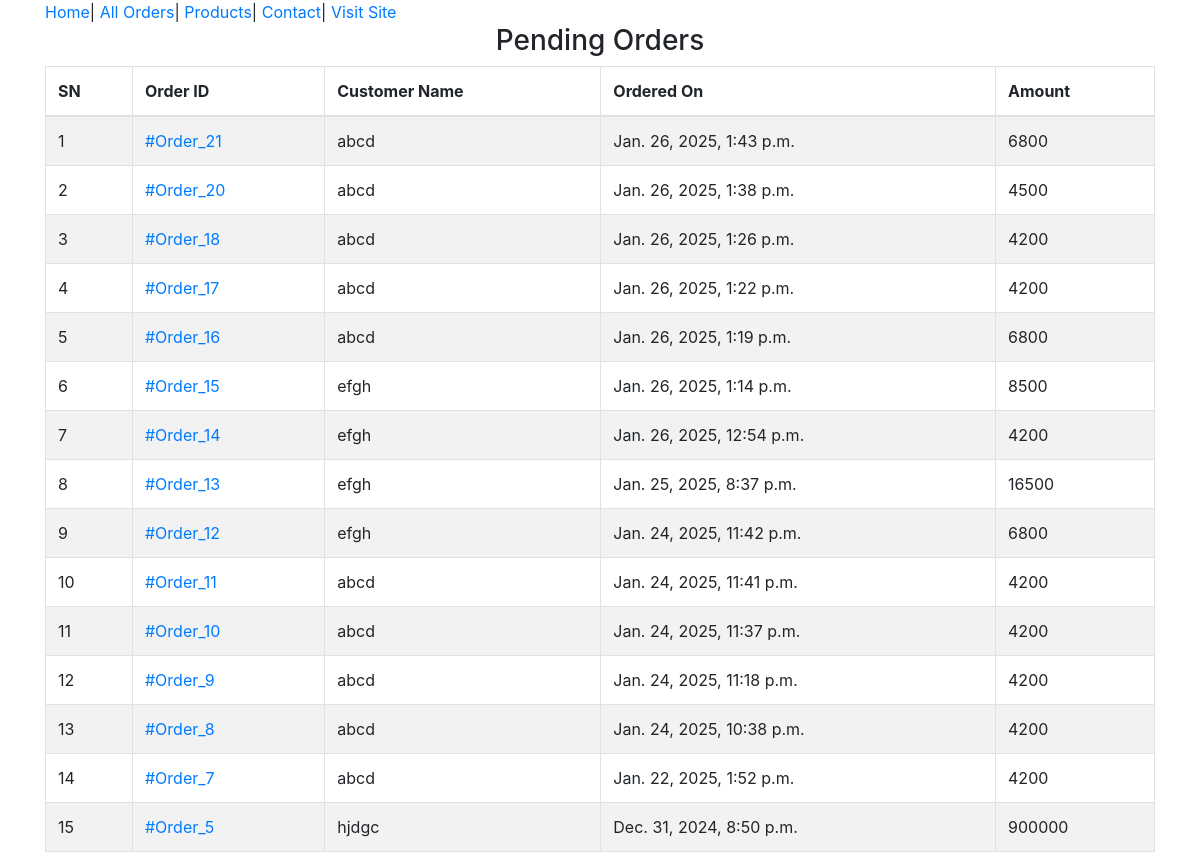
Page /admin-home/ (signed in) on the committed database.
### ecomapp/models.py (models this page shows, shortened)
class Order(models.Model):
    cart = models.OneToOneField(Cart, on_delete=models.CASCADE)
    ordered_by = models.CharField(max_length=200)
    shipping_address = models.CharField(max_length=200)
    mobile = models.CharField(max_length=10)
    email = models.EmailField(null=True, blank=True)
    subtotal = models.PositiveIntegerField()
    discount = models.PositiveIntegerField()
    total = models.PositiveIntegerField()
    order_status = models.CharField(max_length=50, choices=ORDER_STATUS)
    created_at = models.DateTimeField(auto_now_add=True)
    payment_method = models.CharField(max_length=20, choices=METHOD, default="Cash on Delivery")
    payment_completed = models.BooleanField(default=False, null=True, blank=True)

### ecomapp/views.py (the view)
# urls.py: path("admin-home/",AdminHomeView.as_view(),name="adminhome"),
class AdminHomeView(AdminRequiredMixin, TemplateView):
    template_name = "adminpages/adminhome.html"
    def get_context_data(self, **kwargs):
        context = super().get_context_data(**kwargs)
        context['pendingorders'] = Order.objects.filter(order_status="Order Recieved").order_by("-id")
        return context

### ecomapp/views.py (called while the page is built)
    def dispatch(self, request, *args, **kwargs):
        if request.user.is_authenticated and request.session.get("admin_logged_in"):
            return super().dispatch(request, *args, **kwargs)
        else:
            return redirect("/admin-login/")

### templates/adminpages/adminhome.html (shortened to what this page needs)
{% extends "adminpages/adminbase.html" %}
{% block content %}
    <div class="container">
        <div class="row">
            <div class="col-md-12">
                <h3 class="text-center">Pending Orders</h3>
                <table class="table table-bordered table-striped">
                    <thead>
                        <tr>
                            <th>SN</th>
                            <th>Order ID</th>
                            <th>Customer Name</th>
                            <th>Ordered On</th>
                            <th>Amount</th>
                        </tr>
                    </thead>
                    <tbody>
                        {% for order in pendingorders %}
                            <tr>
                                <td>{{ forloop.counter }}</td>
                                <td><a href="{% url 'ecomapp:adminorderdetail' order.id %}">#Order_{{ order.id }}</a></td>
                                <td>{{ order.ordered_by }}</td>
                                <td>{{ order.created_at }}</td>
                                <td>{{ order.total }}</td>
                            </tr>
                        {% endfor %}
                    </tbody>
            </div>
        </div>
    </div>
{% endblock %}

### rows in the picture
Order: id "21", ordered_by "abcd", created_at "Jan. 26, 2025, 1:43 p.m.", total "6800"
Order: id "20", ordered_by "abcd", created_at "Jan. 26, 2025, 1:38 p.m.", total "4500"
Order: id "18", ordered_by "abcd", created_at "Jan. 26, 2025, 1:26 p.m.", total "4200"
Order: id "17", ordered_by "abcd", created_at "Jan. 26, 2025, 1:22 p.m.", total "4200"
Order: id "16", ordered_by "abcd", created_at "Jan. 26, 2025, 1:19 p.m.", total "6800"
Order: id "15", ordered_by "efgh", created_at "Jan. 26, 2025, 1:14 p.m.", total "8500"
Order: id "14", ordered_by "efgh", created_at "Jan. 26, 2025, 12:54 p.m.", total "4200"
Order: id "13", ordered_by "efgh", created_at "Jan. 25, 2025, 8:37 p.m.", total "16500"
Order: id "12", ordered_by "efgh", created_at "Jan. 24, 2025, 11:42 p.m.", total "6800"
Order: id "11", ordered_by "abcd", created_at "Jan. 24, 2025, 11:41 p.m.", total "4200"
Order: id "10", ordered_by "abcd", created_at "Jan. 24, 2025, 11:37 p.m.", total "4200"
Order: id "9", ordered_by "abcd", created_at "Jan. 24, 2025, 11:18 p.m.", total "4200"
Order: id "8", ordered_by "abcd", created_at "Jan. 24, 2025, 10:38 p.m.", total "4200"
Order: id "7", ordered_by "abcd", created_at "Jan. 22, 2025, 1:52 p.m.", total "4200"
Order: id "5", ordered_by "hjdgc", created_at "Dec. 31, 2024, 8:50 p.m.", total "900000"
